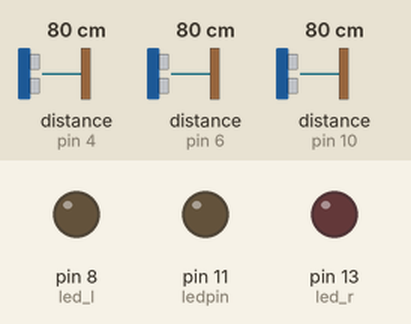
A sketch run on a simulated Arduino Uno, built with avr-gcc and run on an emulated ATmega328P. Shown: output pins drawn as LEDs (lit = HIGH). Wiring (inferred from the names in the program): 3 × ultrasonic range finder: trigger pin 5, echo pin 4 / trigger pin 7, echo pin 6 / trigger pin 9, echo pin 10. The inputs (shaded band) are chosen by the test bench; at power-on: distance to the obstacle (sensors on pin 6, pin 10, pin 4) 80 cm. The echo pulse lasts 58.3 µs per cm; pins used as bus, display or sensor lines are not drawn; what the sketch prints to the serial monitor is not drawn.

Above: at 1.2 s.
1.3 s: distance to the obstacle (sensor on pin 6) set to 6 cm
2.8 s: distance to the obstacle (sensor on pin 6) set to 3 cm
5.8 s: distance to the obstacle (sensor on pin 10) set to 2 cm
At 6.6 s:
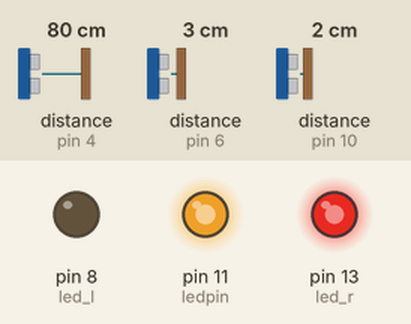
7.5 s: distance to the obstacle (sensor on pin 4) set to 4 cm
At 8.2 s:
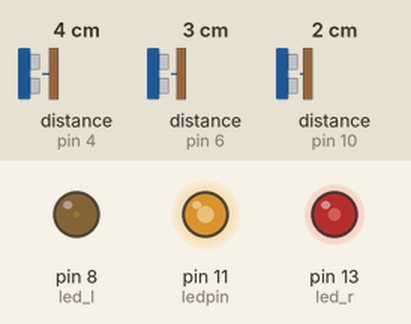
9.0 s: distance to the obstacle (sensor on pin 10) set to 18 cm
At 10.5 s:
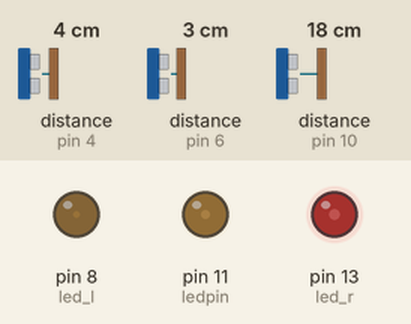
11.1 s: distance to the obstacle (sensor on pin 4) set to 18 cm
At 11.24 s:
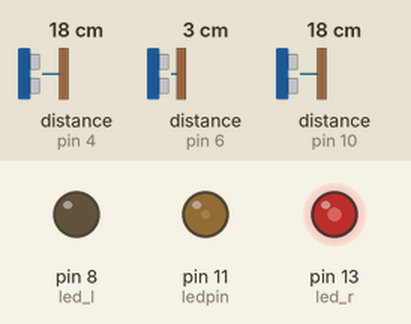
Timing chart, 0 to 15.1 s (numbered marks = the images above; inputs shaded):
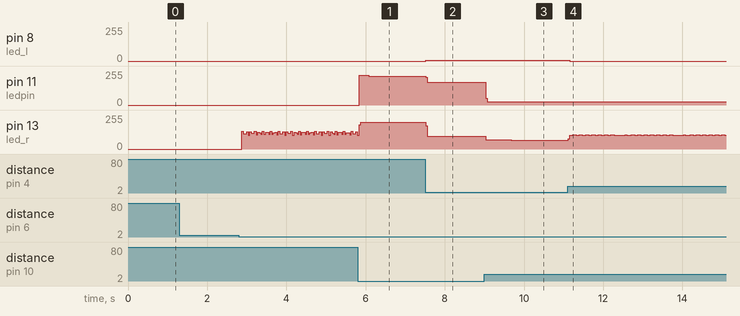

Measured:
- after the input at 5.8 s, pin 11 (ledpin): 0/255 → 225/255 at once, → 217/255 0.24 s later
- after the input at 7.5 s, pin 8 (led_l): 0/255 → 6/255 at once; pin 11 (ledpin): 217/255 → 169/255 at once; pin 13 (led_r): 202/255 → 96/255 at once
- after the input at 9.0 s, pin 11 (ledpin): 169/255 → 26/255 at once; pin 13 (led_r): 96/255 → 70/255 at once, → 64/255 0.64 s later
- after the input at 11.1 s, pin 8 (led_l): 6/255 → 0/255 after 0.05 s; pin 13 (led_r): 64/255 → 78/255 at once, then moves between 78/255 and 108/255, repeating every 1.5 s

The sketch:

gesture_control_final.ino
```cpp
const int trigPin = 9;
const int echoPin = 10;
const int trigright= 7;
const int echoright=6;
const int trigleft=5;
const int echoleft=4;
const int ledpin=11;
const int flag=12;
const int led_l=8;
const int led_r=13;

// defines variables
long duration;
long
distance,R,L;
void setup() {
pinMode(ledpin,OUTPUT);
pinMode(trigPin, OUTPUT); // Sets the trigPin as an Output
pinMode(echoPin, INPUT); // Sets the echoPin as an Input
pinMode(led_r,OUTPUT);
pinMode(trigright, OUTPUT); // Sets the trigPin as an Output
pinMode(echoright, INPUT);
pinMode(led_l,OUTPUT);
pinMode(trigleft, OUTPUT); // Sets the trigPin as an Output
pinMode(echoleft, INPUT);
Serial.begin(38400); // Starts the serial communication
}
void loop() {

digitalWrite(led_r,LOW);
digitalWrite(led_l,LOW);
digitalWrite(ledpin,LOW);
digitalWrite(flag,LOW);
// Clears the trigPin
digitalWrite(trigPin, LOW);
delayMicroseconds(2);
// Sets the trigPin on HIGH state for 10 micro seconds
digitalWrite(trigPin, HIGH);
delayMicroseconds(10);
digitalWrite(trigPin, LOW);
// Reads the echoPin, returns the sound wave travel time in microseconds
duration = pulseIn(echoPin, HIGH);
// Calculating the distance
distance= duration*0.034/2;
if(int(distance)<=20)
{
  digitalWrite(flag,HIGH);
  digitalWrite(ledpin,HIGH);
  analogWrite(ledpin,(255-(12*distance)));
}

if(int(distance)<=20 && int(distance)>15){
  Serial.println("a");
}
else if(int(distance)<=15 && int(distance)>10){
  Serial.println("b");
}
else if(int(distance)<=10 && int(distance)>5){
  Serial.println("c");
}
else if(int(distance)<=5 && int(distance)>0){
  Serial.println("d");
}

digitalWrite(trigright, LOW);
delayMicroseconds(2);
// Sets the trigPin on HIGH state for 10 micro seconds
digitalWrite(trigright, HIGH);
delayMicroseconds(10);
digitalWrite(trigright, LOW);
// Reads the echoPin, returns the sound wave travel time in microseconds
duration = pulseIn(echoright, HIGH);
// Calculating the distance
R= duration*0.034/2;
if(int(R)<=3)
{
  digitalWrite(13,HIGH);
  Serial.println("r");
}

digitalWrite(trigleft, LOW);
delayMicroseconds(2);
// Sets the trigPin on HIGH state for 10 micro seconds
digitalWrite(trigleft, HIGH);
delayMicroseconds(10);
digitalWrite(trigleft, LOW);
// Reads the echoPin, returns the sound wave travel time in microseconds
duration = pulseIn(echoleft, HIGH);
// Calculating the distance
L=duration*0.034/2;
if(int(L)<=3)
{
  digitalWrite(8,HIGH);
  Serial.println("l");
}
if(int(distance)>20 && L>3 && R>3){
  Serial.println("s");
}

}
```
